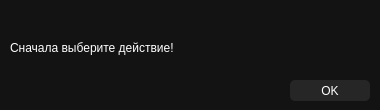
<?xml version="1.0" encoding="UTF-8"?>
<ui version="4.0">
 <class>SelectAnAction</class>
 <widget class="QDialog" name="SelectAnAction">
  <property name="geometry">
   <rect>
    <x>0</x>
    <y>0</y>
    <width>380</width>
    <height>110</height>
   </rect>
  </property>
  <property name="minimumSize">
   <size>
    <width>380</width>
    <height>110</height>
   </size>
  </property>
  <property name="maximumSize">
   <size>
    <width>380</width>
    <height>110</height>
   </size>
  </property>
  <property name="windowTitle">
   <string>Dialog</string>
  </property>
  <property name="styleSheet">
   <string notr="true">background-color: rgb(19, 19, 19);</string>
  </property>
  <widget class="QLabel" name="label">
   <property name="geometry">
    <rect>
     <x>10</x>
     <y>40</y>
     <width>221</width>
     <height>16</height>
    </rect>
   </property>
   <property name="styleSheet">
    <string notr="true">color: white;</string>
   </property>
   <property name="text">
    <string>Сначала выберите действие!</string>
   </property>
  </widget>
  <widget class="QPushButton" name="pushButton">
   <property name="geometry">
    <rect>
     <x>290</x>
     <y>80</y>
     <width>80</width>
     <height>21</height>
    </rect>
   </property>
   <property name="styleSheet">
    <string notr="true">#pushButton{
	background-color: rgb(38, 38, 38);
	border: none;
	color:#ffffff;
	border-radius: 5px;
}

#pushButton:hover{
	border: 1px solid #393939
}

#pushButton:pressed{
	background-color: #393939;
}</string>
   </property>
   <property name="text">
    <string>OK</string>
   </property>
  </widget>
 </widget>
 <resources/>
 <connections/>
</ui>
